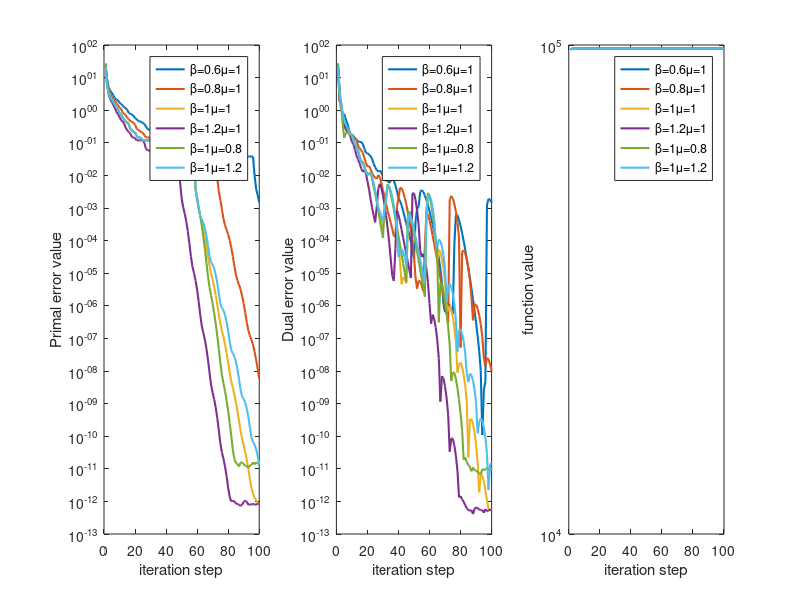

MATLAB code for this plot:
function PlotFigure2()
close all;
isupdata=false;
if isupdata%If there is no data, recalculate.
    data='100';
    method='New';

    % different parameters
    mu=[1,1,1,1,0.8,1.2];
    beta=[0.6,0.8,1,1.2,1,1];

    A=struct();A.Oe=[];A.Ce=[];A.Fe=[];
    A.TTprimal=cell(length(beta),1);
    A.new_s=100;
    for k=1:length(beta)
        obj=Algorithms(data,method);
        obj.Method.beta=beta(k);
        obj.Method.mu=mu(k);
        A.TTprimal{k}=strcat('\beta=',num2str(beta(k)),'\mu=',num2str(mu(k)));

        [Oe,Ce,Fe]=Solve_All_convergence(obj,A.new_s);
        A.Oe=[A.Oe;Oe];A.Ce=[A.Ce;Ce];A.Fe=[A.Fe;Fe];
    end

    save('result/Figure2.mat','A')
end

load('result/Figure2.mat','A')
figure;
for k=1:length(A.TTprimal)
    subplot(1,3,1)
    plot(1:A.new_s,A.Oe(k,:),'-','linewidth',1.5);hold on;
    subplot(1,3,2)
    plot(1:A.new_s,A.Ce(k,:),'-','linewidth',1.5);hold on;
    subplot(1,3,3)
    plot(1:A.new_s,A.Fe(k,:),'-','linewidth',1.5);hold on;

end
subplot(1,3,1)
ylabel('Primal error value')
xlabel('iteration step')
legend(A.TTprimal)
set(gca,'YScale', 'log');
subplot(1,3,2)
ylabel('Dual error value')
xlabel('iteration step')
legend(A.TTprimal)
set(gca,'YScale', 'log');
subplot(1,3,3)
ylabel('function value')
xlabel('iteration step')
legend(A.TTprimal)
set(gca,'YScale', 'log');
end
